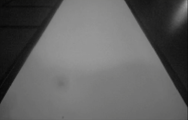
#> input picture Source/SEEKFREE_CAM_IMG.bmp, 188 x 120 px, given in place of the camera
$ python Fill_Line.py
#> lines starting #> are read from the running program, lines starting #| are printed output that depends on the picture; after the words box and inside, x2 and y2 are one past the last pixel; in counts of white or black regions, pixels touching at a corner belong together
import cv2
import numpy as np
import time

# ==================== 全局常量 ====================
# 图像尺寸配置
UVC_HEIGHT = 120
UVC_WIDTH = 160

# 边界限制常量
BORDER_MAX = UVC_WIDTH - 2
BORDER_MIN = 1

# 边界点数组大小（保守估计为图像高度的3倍）
USE_NUM = UVC_HEIGHT * 3

# 角度抑制参数
ANGLE_NMS_KERNEL = 11  # 角度抑制核大小（必须为奇数）

# 中线偏移检测
MID_OFFSET_LINE = 40
OFFSET_DETECT_LINE = 5

# ==================== 全局变量 ====================
# 图像缓冲区
mt9v03x_image = np.zeros((UVC_HEIGHT, UVC_WIDTH), dtype=np.uint8)  # 原始图像数据
original_image = np.zeros((UVC_HEIGHT, UVC_WIDTH), dtype=np.uint8)  # 缩放后的图像
bin_image = np.zeros((UVC_HEIGHT, UVC_WIDTH), dtype=np.uint8)       # 二值化图像

# 阈值和边界线
image_thereshold = 0
l_border = np.zeros(UVC_HEIGHT, dtype=np.int32)  # 左边界数组
r_border = np.zeros(UVC_HEIGHT, dtype=np.int32)  # 右边界数组
center_line = np.zeros(UVC_HEIGHT, dtype=np.int32)  # 中心线数组

# 边界点统计
data_stastics_l = 0
data_stastics_r = 0

# 边界点坐标数组
points_l = np.zeros((USE_NUM, 2), dtype=np.uint16)
points_r = np.zeros((USE_NUM, 2), dtype=np.uint16)

# 最高点位置
hightest = 0

# 起始点坐标
start_point_l = np.zeros(2, dtype=np.uint8)
start_point_r = np.zeros(2, dtype=np.uint8)

# 边界点搜索方向数组
dir_r = np.zeros(USE_NUM, dtype=np.uint16)
dir_l = np.zeros(USE_NUM, dtype=np.uint16)

# ==================== 图像二值化函数 ====================
def turn_to_bin():
    """使用OpenCV的Otsu算法将original_image二值化到bin_image"""
    global image_thereshold
    # 使用OpenCV的Otsu阈值分割，替代手动实现的Otsu算法
    # cv2.THRESH_BINARY + cv2.THRESH_OTSU 自动计算最优阈值并进行二值化
    _, bin_image[:] = cv2.threshold(original_image, 0, 255, cv2.THRESH_BINARY + cv2.THRESH_OTSU)

# ==================== 搜线起始行函数 ====================
def get_start_point(start_row):
    """
    在指定行寻找左右边界的起始点

    参数:
        start_row: 起始行

    返回:
        成功找到返回1，否则返回0
    """
    global start_point_l, start_point_r

    l_found = 0
    r_found = 0

    # 从中间向左寻找左边界起始点（从255变为0的位置）
    for i in range(UVC_WIDTH // 2, BORDER_MIN, -1):
        start_point_l[0] = i
        start_point_l[1] = start_row
        if bin_image[start_row][i] == 255 and bin_image[start_row][i - 1] == 0:
            l_found = 1
            break

    # 从中间向右寻找右边界起始点（从255变为0的位置）
    for i in range(UVC_WIDTH // 2, BORDER_MAX):
        start_point_r[0] = i
        start_point_r[1] = start_row
        if bin_image[start_row][i] == 255 and bin_image[start_row][i + 1] == 0:
            r_found = 1
            break

    if l_found and r_found:
        return 1
    else:
        return 0

# ==================== 八领域巡线法 ====================
def Line8Area(break_flag, image, l_stastic, r_stastic, l_start_x, l_start_y, r_start_x, r_start_y, hightest_ref):
    """
    使用8邻域边界搜索算法搜索左右边界，并转换为每行边界值数组

    参数:
        break_flag: 搜索停止条件
        image: 二值图像
        l_stastic: 左边界点计数
        r_stastic: 右边界点计数
        l_start_x, l_start_y: 左边界起始点坐标
        r_start_x, r_start_y: 右边界起始点坐标
        hightest_ref: 最高点引用

    返回:
        左右边界点计数
    """
    global points_l, points_r, dir_l, dir_r, data_stastics_l, data_stastics_r, l_border, r_border

    # 初始化边界数组
    for i in range(UVC_HEIGHT):
        l_border[i] = BORDER_MIN
        r_border[i] = BORDER_MAX

    l_data_statics = l_stastic
    r_data_statics = r_stastic

    center_point_l = np.array([l_start_x, l_start_y], dtype=np.int16)
    center_point_r = np.array([r_start_x, r_start_y], dtype=np.int16)

    # 8邻域搜索方向（左边界：逆时针，右边界：顺时针）
    seeds_l = np.array([[0, 1], [-1, 1], [-1, 0], [-1, -1], [0, -1], [1, -1], [1, 0], [1, 1]], dtype=np.int8)
    seeds_r = np.array([[0, 1], [1, 1], [1, 0], [1, -1], [0, -1], [-1, -1], [-1, 0], [-1, 1]], dtype=np.int8)

    # 搜索边界点
    while break_flag > 0:
        break_flag -= 1

        # 计算左边界8邻域位置
        search_filds_l = np.zeros((8, 2), dtype=np.uint16)
        for i in range(8):
            x = int(center_point_l[0]) + int(seeds_l[i][0])
            y = int(center_point_l[1]) + int(seeds_l[i][1])
            x = max(0, min(x, UVC_WIDTH - 1))
            y = max(0, min(y, UVC_HEIGHT - 1))
            search_filds_l[i][0] = x
            search_filds_l[i][1] = y

        # 记录左边界点
        points_l[l_data_statics][0] = int(center_point_l[0])
        points_l[l_data_statics][1] = int(center_point_l[1])
        l_data_statics += 1

        # 计算右边界8邻域位置
        search_filds_r = np.zeros((8, 2), dtype=np.uint16)
        for i in range(8):
            x = int(center_point_r[0]) + int(seeds_r[i][0])
            y = int(center_point_r[1]) + int(seeds_r[i][1])
            x = max(0, min(x, UVC_WIDTH - 1))
            y = max(0, min(y, UVC_HEIGHT - 1))
            search_filds_r[i][0] = x
            search_filds_r[i][1] = y

        # 记录右边界点
        points_r[r_data_statics][0] = int(center_point_r[0])
        points_r[r_data_statics][1] = int(center_point_r[1])

        # 寻找左边界下一个点（边界点：当前为0，右侧为255）
        temp_l = np.zeros((8, 2), dtype=np.uint16)
        index_l = 0

        for i in range(8):
            if (image[search_filds_l[i][1]][search_filds_l[i][0]] == 0 and
                image[search_filds_l[(i + 1) & 7][1]][search_filds_l[(i + 1) & 7][0]] == 255):
                temp_l[index_l][0] = search_filds_l[i][0]
                temp_l[index_l][1] = search_filds_l[i][1]
                index_l += 1
                dir_l[l_data_statics - 1] = (i)

        # 更新左边界中心点
        if index_l:
            center_point_l[0] = temp_l[0][0]
            center_point_l[1] = temp_l[0][1]
            for j in range(index_l):
                if center_point_l[1] > temp_l[j][1]:
                    center_point_l[0] = temp_l[j][0]
                    center_point_l[1] = temp_l[j][1]

        # 检查是否重复（停止条件）
        if ((r_data_statics >= 2 and
             points_r[r_data_statics][0] == points_r[r_data_statics - 1][0] and
             points_r[r_data_statics][0] == points_r[r_data_statics - 2][0] and
             points_r[r_data_statics][1] == points_r[r_data_statics - 1][1] and
             points_r[r_data_statics][1] == points_r[r_data_statics - 2][1]) or
            (l_data_statics >= 3 and
             points_l[l_data_statics - 1][0] == points_l[l_data_statics - 2][0] and
             points_l[l_data_statics - 1][0] == points_l[l_data_statics - 3][0] and
             points_l[l_data_statics - 1][1] == points_l[l_data_statics - 2][1] and
             points_l[l_data_statics - 1][1] == points_l[l_data_statics - 3][1])):
            break

        # 检查是否相遇（计算最高点）
        if (abs(int(points_r[r_data_statics][0]) - int(points_l[l_data_statics - 1][0])) < 2 and
            abs(int(points_r[r_data_statics][1]) - int(points_l[l_data_statics - 1][1])) < 2):
            hightest_ref[0] = int((int(points_r[r_data_statics][1]) + int(points_l[l_data_statics - 1][1])) / 2)
            break

        # 如果右边界点在左边界点上方，继续搜索
        if points_r[r_data_statics][1] < points_l[l_data_statics - 1][1]:
            continue

        # 检查是否需要回退（特殊处理）
        if (dir_l[l_data_statics - 1] == 7 and
            points_r[r_data_statics][1] > points_l[l_data_statics - 1][1]):
            center_point_l[0] = points_l[l_data_statics - 1][0]
            center_point_l[1] = points_l[l_data_statics - 1][1]
            l_data_statics -= 1

        r_data_statics += 1

        # 寻找右边界下一个点
        temp_r = np.zeros((8, 2), dtype=np.uint16)
        index_r = 0

        for i in range(8):
            if (image[search_filds_r[i][1]][search_filds_r[i][0]] == 0 and
                image[search_filds_r[(i + 1) & 7][1]][search_filds_r[(i + 1) & 7][0]] == 255):
                temp_r[index_r][0] = search_filds_r[i][0]
                temp_r[index_r][1] = search_filds_r[i][1]
                index_r += 1
                dir_r[r_data_statics - 1] = (i)

        # 更新右边界中心点
        if index_r:
            center_point_r[0] = temp_r[0][0]
            center_point_r[1] = temp_r[0][1]
            for j in range(index_r):
                if center_point_r[1] > temp_r[j][1]:
                    center_point_r[0] = temp_r[j][0]
                    center_point_r[1] = temp_r[j][1]

    # 将边界点转换为每行边界值
    if l_data_statics >= 2:
        h = UVC_HEIGHT - 2
        prev_point = None

        for j in range(l_data_statics):
            if points_l[j][1] == h:
                l_border[h] = points_l[j][0] + 1

                if prev_point is not None:
                    x1, y1 = prev_point
                    x2, y2 = points_l[j][0] + 1, h
                    if abs(y1 - y2) > 1:
                        add_line(x1, y1, x2, y2, l_border, is_left=True)

                prev_point = (points_l[j][0] + 1, h)
            else:
                continue
            h -= 1
            if h == 0:
                break

        if prev_point is not None and h > 0:
            x1, y1 = prev_point
            add_line(x1, y1, l_border[h + 1], h + 1, l_border, is_left=True)

    if r_data_statics >= 2:
        h = UVC_HEIGHT - 2
        prev_point = None

        for j in range(r_data_statics):
            if points_r[j][1] == h:
                r_border[h] = points_r[j][0] - 1

                if prev_point is not None:
                    x1, y1 = prev_point
                    x2, y2 = points_r[j][0] - 1, h
                    if abs(y1 - y2) > 1:
                        add_line(x1, y1, x2, y2, r_border, is_left=False)

                prev_point = (points_r[j][0] - 1, h)
            else:
                continue
            h -= 1
            if h == 0:
                break

        if prev_point is not None and h > 0:
            x1, y1 = prev_point
            add_line(x1, y1, r_border[h + 1], h + 1, r_border, is_left=False)

    return l_data_statics, r_data_statics

# ==================== 补线函数 ====================
# [26 lines left out: function add_line, not called in this run]

# ==================== 图像滤波函数 ====================
def image_filter(image):
    """
    使用OpenCV形态学操作进行滤波处理：
    1. 膨胀（Dilation）：填充黑色空洞
    2. 腐蚀（Erosion）：去除白色噪声点

    参数:
        image: 待处理图像
    """
    # 创建形态学操作的核（3x3）
    kernel = np.ones((3, 3), np.uint8)

    # 先膨胀填充黑色空洞，再腐蚀去除白色噪声
    # 这比手动计算8邻域阈值更高效且效果更好
    image[:] = cv2.morphologyEx(image, cv2.MORPH_CLOSE, kernel)
    image[:] = cv2.morphologyEx(image, cv2.MORPH_OPEN, kernel)

# ==================== 图像绘制函数 ====================
def image_draw_rectan(image):
    """在图像边缘绘制黑色矩形框，防止边界问题"""
    for i in range(UVC_HEIGHT):
        image[i][0] = 0
        image[i][1] = 0
        image[i][UVC_WIDTH - 1] = 0
        image[i][UVC_WIDTH - 2] = 0

    for i in range(UVC_WIDTH):
        image[0][i] = 0
        image[1][i] = 0


# ==================== 边界绘制函数 ====================
def draw_border(display_frame, data_stastics_l, data_stastics_r, hightest):
    """在显示帧上绘制边界点和中心线"""
    # 绘制画面中心列（黄色）
    screen_mid = UVC_WIDTH // 2
    for y in range(UVC_HEIGHT):
        cv2.circle(display_frame, (screen_mid, y), 1, (0, 255, 255), 1)

    # 绘制指定行的偏移线段（黄色）
    mid_line = UVC_HEIGHT - MID_OFFSET_LINE
    detect_line = UVC_HEIGHT - OFFSET_DETECT_LINE

    # 确保行号在有效范围内
    mid_line = max(0, min(UVC_HEIGHT - 1, mid_line))
    detect_line = max(0, min(UVC_HEIGHT - 1, detect_line))

    # 绘制MID_OFFSET_LINE行的偏移线段（从屏幕中线到识别中线，黄色）
    cv2.line(display_frame,
             (screen_mid, mid_line),
             (center_line[mid_line], mid_line),
             (0, 255, 255), 2)

    # 绘制OFFSET_DETECT_LINE行的偏移线段（从屏幕中线到识别中线，黄色）
    cv2.line(display_frame,
             (screen_mid, detect_line),
             (center_line[detect_line], detect_line),
             (0, 255, 255), 2)

    # 绘制左边界点（蓝色）
    for i in range(data_stastics_l):
        cv2.circle(display_frame, (points_l[i][0] + 2, points_l[i][1]), 1, (255, 0, 0), 1)

    # 绘制右边界点（红色）
    for i in range(data_stastics_r):
        cv2.circle(display_frame, (points_r[i][0] - 2, points_r[i][1]), 1, (0, 0, 255), 1)

    # 绘制中心线（绿色）
    for i in range(hightest, UVC_HEIGHT - 1):
        if 0 < center_line[i] < UVC_WIDTH:
            cv2.circle(display_frame, (center_line[i], i), 1, (0, 255, 0), 2)
        if 0 < l_border[i] < UVC_WIDTH:
            cv2.circle(display_frame, (l_border[i], i), 1, (255, 0, 0), 1)
        if 0 < r_border[i] < UVC_WIDTH:
            cv2.circle(display_frame, (r_border[i], i), 1, (0, 0, 255), 1)


# ==================== 图像处理函数 ====================
def image_process():
    """图像处理主函数"""
    global data_stastics_l, data_stastics_r, hightest

    # 直接复制图像（无上下反转）
    original_image[:] = mt9v03x_image[:]

    turn_to_bin()

    image_filter(bin_image)
    image_draw_rectan(bin_image)

    data_stastics_l = 0
    data_stastics_r = 0

    if get_start_point(UVC_HEIGHT - 2):
        data_stastics_l, data_stastics_r = Line8Area(USE_NUM, bin_image, data_stastics_l, data_stastics_r,
                   start_point_l[0], start_point_l[1], start_point_r[0], start_point_r[1], [hightest])

        for i in range(hightest, UVC_HEIGHT - 1):
            center_line[i] = int((int(l_border[i]) + int(r_border[i])) / 2)

    # 计算中线角度
    angles = calculate_angles(center_line, num_points=10, dist=5)

    # 角度抑制
    angles_nms = np.zeros(UVC_HEIGHT)
    nms_angle(angles, angles_nms, ANGLE_NMS_KERNEL)

# ==================== 计算角度函数 ====================
def calculate_angles(midline, num_points=10, dist=5):
    """
    计算中线上各点的弯曲角度（参考image.py的calculate_angles实现）

    参数:
        midline: 中线数组
        num_points: 计算角度的点数（从底部向上）
        dist: 点间距

    返回:
        angles: 每个点的角度（弧度制）
    """
    angles = np.zeros(UVC_HEIGHT)

    for i in range(UVC_HEIGHT):
        if i <= 0 or i >= UVC_HEIGHT - 1:
            angles[i] = 0
            continue

        # 计算前一个点的向量
        prev_idx = max(0, i - dist)
        dx1 = midline[i] - midline[prev_idx]
        dy1 = i - prev_idx
        dn1 = np.sqrt(dx1*dx1 + dy1*dy1)

        # 计算后一个点的向量
        next_idx = min(UVC_HEIGHT - 1, i + dist)
        dx2 = midline[next_idx] - midline[i]
        dy2 = next_idx - i
        dn2 = np.sqrt(dx2*dx2 + dy2*dy2)

        # 避免除零
        if dn1 < 0.001 or dn2 < 0.001:
            angles[i] = 0
            continue

        # 计算单位向量
        c1 = dx1 / dn1
        s1 = dy1 / dn1
        c2 = dx2 / dn2
        s2 = dy2 / dn2

        # 计算夹角（弧度）
        angles[i] = np.arctan2(c1*s2 - c2*s1, c2*c1 + s2*s1)

    return angles

# ==================== 角度抑制函数 ====================
def nms_angle(angle_in, angle_out, kernel=ANGLE_NMS_KERNEL):
    """
    角度变化率非极大抑制（参考C语言nms_angle实现）

    参数:
        angle_in: 输入角度数组
        angle_out: 输出角度数组（抑制后的结果）
        kernel: 抑制核大小（必须为奇数）
    """
    half = kernel // 2
    for i in range(UVC_HEIGHT):
        angle_out[i] = angle_in[i]
        for j in range(-half, half + 1):
            idx = max(0, min(UVC_HEIGHT - 1, i + j))
            if abs(angle_in[idx]) > abs(angle_out[i]):
                angle_out[i] = 0
                break

# ==================== 中线偏移检测函数 ====================
# [85 lines left out: functions get_mid_offset, horizontal_line, not called in this run]

# ==================== 主函数 ====================
def main():
    """主函数入口：从摄像头捕获图像并进行处理显示"""
    cap = cv2.VideoCapture(0)

    # 帧率统计变量
    frame_counter = 0
    start_time = time.time()

    while True:
        ret, frame = cap.read()
#> frame is the input picture: shape (120, 188, 3); mean B, G, R 97.6, 97.7, 97.7

        # 检查是否成功读取帧
        if not ret:
            print("❌ CAM_0_OFFLINE")
            break

        # 调整图像尺寸
        frame = cv2.resize(frame, (UVC_WIDTH, UVC_HEIGHT))
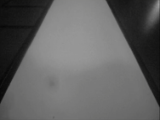
#> frame: shape (120, 160, 3); mean B, G, R 97.5, 97.7, 97.6
        gray_frame = cv2.cvtColor(frame, cv2.COLOR_BGR2GRAY)

        # 将图像数据复制到mt9v03x_image
        for i in range(UVC_HEIGHT):
            for j in range(UVC_WIDTH):
                mt9v03x_image[i][j] = gray_frame[i][j]

        # 图像处理
        image_process()
#> in turn_to_bin, `_, bin_image[:] = cv2.threshold(original_image, 0, 255, cv2.THRESH_BIN..`:
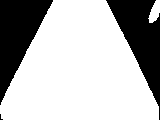
#> bin_image: shape (120, 160); 71.2% white; 3 black regions (1 under 20 px), largest, box (x1, y1, x2, y2) and area: (0, 0, 53, 105) 2770, (106, 0, 160, 120) 2750
#> in image_filter, `image[:] = cv2.morphologyEx(image, cv2.MORPH_CLOSE, kernel)`: image: shape (120, 160); 71.4% white; 2 black regions, box (x1, y1, x2, y2) and area: (0, 0, 53, 102) 2767, (107, 0, 160, 106) 2730
#> in image_filter, `image[:] = cv2.morphologyEx(image, cv2.MORPH_OPEN, kernel)`: image: shape (120, 160); 71.4% white; 2 black regions, box (x1, y1, x2, y2) and area: (0, 0, 53, 102) 2767, (107, 0, 160, 106) 2731
#> after the loop in image_draw_rectan, `for i in range(UVC_HEIGHT):`:
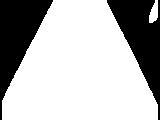
#> image: shape (120, 160); 70.9% white; 2 black regions, box (x1, y1, x2, y2) and area: (0, 0, 53, 120) 2803, (107, 0, 160, 120) 2793
#> after the loop in image_draw_rectan, `for i in range(UVC_WIDTH):`:
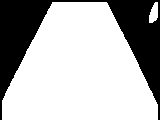
#> image: shape (120, 160); 70.3% white; 1 black region, box (x1, y1, x2, y2) and area: (0, 0, 160, 120) 5710
#> after the loop in get_start_point, `for i in range(UVC_WIDTH // 2, BORDER_MIN, -1):`: start_point_l = [2, 118]
#> after the loop in get_start_point, `for i in range(UVC_WIDTH // 2, BORDER_MAX):`: start_point_r = [157, 118]
#> in Line8Area, `center_point_l = np.array([l_start_x, l_start_y], dtype=np.int16)`: center_point_l = [2, 118]
#> in Line8Area, `center_point_r = np.array([r_start_x, r_start_y], dtype=np.int16)`: center_point_r = [157, 118]
#> after the loop in Line8Area, `while break_flag > 0:`: break_flag = 215; center_point_l = [80, 1]; center_point_r = [79, 1]; dir_l = 360 values, max 6 at index 117, min 0 at index 145, mean 1.91; dir_r = 360 values, max 6 at index 117, min 0 at index 144, mean 1.89; hightest_ref = [1]; l_data_statics = 145; points_l = 360 pairs, first value 0 to 79, second value 0 to 118; points_r = 360 pairs, first value 0 to 158, second value 0 to 118; r_data_statics = 144
#> the loop in Line8Area, `for j in range(l_data_statics):` made 118 passes
#> (x1, y1, x2, y2) on passes 2 to 13: (3, 118, 2, 117), (2, 117, 2, 116), (2, 116, 2, 115), (2, 115, 2, 114), (2, 114, 2, 113), (2, 113, 2, 112), (2, 112, 2, 111), (2, 111, 2, 110), (2, 110, 2, 109), (2, 109, 2, 108), (2, 108, 2, 107), (2, 107, 2, 106)
#> prev_point on pass 1: (3, 118)
#> after the loop in Line8Area, `for j in range(l_data_statics):`: h = 0; l_border = 120 values, max 53 at index 1, min 1 at index 0, mean 22.93
#> the loop in Line8Area, `for j in range(r_data_statics):` made 118 passes
#> (x1, y1, x2, y2) on passes 2 to 13: (156, 118, 157, 117), (157, 117, 157, 116), (157, 116, 157, 115), (157, 115, 157, 114), (157, 114, 157, 113), (157, 113, 157, 112), (157, 112, 157, 111), (157, 111, 157, 110), (157, 110, 157, 109), (157, 109, 157, 108), (157, 108, 157, 107), (157, 107, 157, 106)
#> prev_point on pass 1: (156, 118)

        # 创建显示帧
        display_frame = np.zeros((UVC_HEIGHT, UVC_WIDTH, 3), dtype=np.uint8)

        # 将二值图像转换为RGB格式
        for i in range(UVC_HEIGHT):
            for j in range(UVC_WIDTH):
                pixel = 255 if bin_image[i][j] else 0
                display_frame[i, j] = [pixel, pixel, pixel]

        # 绘制边界和中心线
        draw_border(display_frame, data_stastics_l, data_stastics_r, hightest)
#> after the loop in draw_border, `for y in range(UVC_HEIGHT):`: display_frame: shape (120, 160, 3); mean of channels 0, 1, 2 174.5, 179.2, 179.2
#> in draw_border, `cv2.line(display_frame, (screen_mid, mid_line), (center_line[mid_line]..`: display_frame: shape (120, 160, 3); mean of channels 0, 1, 2 174.4, 179.2, 179.2
#> in draw_border, `cv2.line(display_frame, (screen_mid, detect_line), (center_line[detect..`: display_frame: shape (120, 160, 3); mean of channels 0, 1, 2 174.4, 179.2, 179.2
#> after the loop in draw_border, `for i in range(data_stastics_l):`:
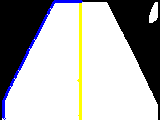
#> display_frame: shape (120, 160, 3); mean of channels 0, 1, 2 175.2, 174.2, 174.2; drawn as B, G, R
#> after the loop in draw_border, `for i in range(data_stastics_r):`:
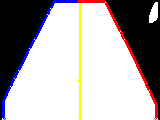
#> display_frame: shape (120, 160, 3); 2.23% of pixels changed, all inside (x1, y1, x2, y2) = (77, 0, 158, 120); drawn as B, G, R
#> after the loop in draw_border, `for i in range(hightest, UVC_HEIGHT - 1):`:
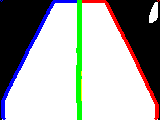
#> display_frame: shape (120, 160, 3); 4.56% of pixels changed, all inside (x1, y1, x2, y2) = (0, 0, 160, 120); drawn as B, G, R

        # 显示图像
        cv2.imshow("Line Detection", display_frame)

        # 帧率统计
        frame_counter += 1
        if frame_counter % 10 == 0:
            current_time = time.time()
            elapsed_time = current_time - start_time
            fps = frame_counter / elapsed_time if elapsed_time > 0 else 0
            # 计算底部行的角度（例如UVC_HEIGHT-10行）
            angle_idx = max(0, min(UVC_HEIGHT - 10, UVC_HEIGHT - 10))
            current_angle = angles_nms[angle_idx] if 'angles_nms' in locals() else 0
            print(f"\r帧率 fps = {fps:6.2f} | 运行时间 elapsed_time = {elapsed_time:6.2f}s | 角度 angle = {current_angle:6.3f}", end="", flush=True)

        # 按ESC键退出
        if cv2.waitKey(1) == 27:
#> (key Esc is pressed here)
            break

    cap.release()
    cv2.destroyAllWindows()

if __name__ == "__main__":
    main()
